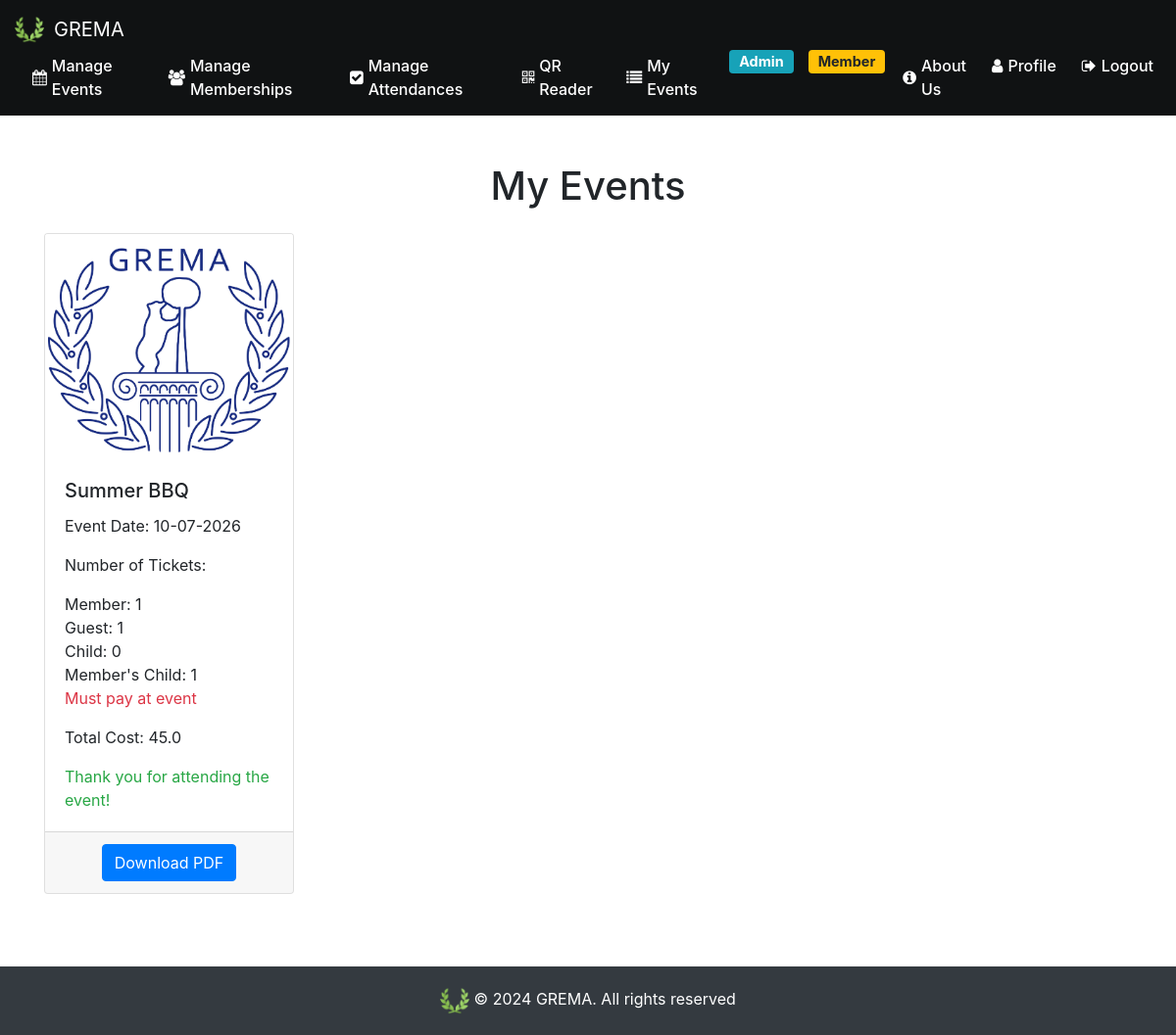
/my_events (signed in), run on the app's committed database.
### website/models.py (models this page shows)
class Event(db.Model):
    id = db.Column(db.Integer, primary_key=True)
    name= db.Column(db.String(80))
    date = db.Column(db.DateTime(timezone=True), default=func.current_date())
    max_guest_num = db.Column(db.Integer)
    member_price=db.Column(db.Float)
    member_child_price=db.Column(db.Float)
    guest_price=db.Column(db.Float)
    child_price=db.Column(db.Float)
    img_url=db.Column(db.String(300))
    description=db.Column(db.String(800))
    admin_id = db.Column(db.Integer, db.ForeignKey('admin.id'))

class Event_Attendance(db.Model):
    id = db.Column(db.Integer, primary_key=True)
    event_id = db.Column(db.Integer, db.ForeignKey('event.id'))
    user_id = db.Column(db.Integer, db.ForeignKey('user.id'))
    date = db.Column(db.DateTime(timezone=True), default=func.current_date())
    number_guest_tickets = db.Column(db.Integer)
    number_child_tickets = db.Column(db.Integer)
    number_member_tickets = db.Column(db.Integer)
    number_memberchild_tickets = db.Column(db.Integer)
    guests_names = db.Column(db.String(300))
    cash_payment_in_event=db.Column(db.Boolean)
    total_price= db.Column(db.Float)

### website/views.py (the view)
@views.route('/my_events', methods=['GET', 'POST'])
@login_required
def my_events():
    user_attendances = Event_Attendance.query.filter_by(user_id=current_user.id).all()
    events = [Event.query.get(attendance.event_id) for attendance in user_attendances]
    now = datetime.now()
    return render_template('my_events.html', user_attendances=user_attendances, events=events, user=current_user,now=now)

### website/views.py (called while the page is built)
@views.context_processor
def inject_membership():
    if current_user.is_authenticated:
        is_member = Fee.query.filter_by(user_fee=current_user.id, payed=True).first() is not None
    else:
        is_member = False
    return dict(is_member=is_member)

### website/templates/my_events.html (shortened to what this page needs)
{% extends "base.html" %}
{% block content %}
<br><br>
<div class="container">
    <h1 class="text-center mb-4">My Events</h1>
    {% if user_attendances|length == 0 %}
    <p class="text-center text-muted mb-4">You haven't signed up for any events yet.</p>
    {% else %}
    <div class="row row-cols-1 row-cols-md-4">
        {% for i in range(user_attendances|length) %}
        <div class="col mb-4">
            <div class="card h-100 div-hover">
                {% if events[i].img_url %}
                <img src="{{ events[i].img_url }}" class="card-img-top" alt="{{ events[i].name }}">
                {% else %}
                <img src="{{ url_for('static', filename='images/gremaLogo.png') }}" class="card-img-top"
                    alt="{{ events[i].name }}">
                {% endif %}
                <div class="card-body">
                    <h5 class="card-title">{{ events[i].name }}</h5>
                    <p class="card-text">Event Date: {{ events[i].date.strftime('%d-%m-%Y') }}</p>
                    <p class="card-text">Number of Tickets:</p>
                    <ul class="list-unstyled">
                        <li>Member: {{ user_attendances[i].number_member_tickets }}</li>
                        <li>Guest: {{ user_attendances[i].number_guest_tickets }}</li>
                        <li>Child: {{ user_attendances[i].number_child_tickets }}</li>
                        <li>Member's Child: {{ user_attendances[i].number_memberchild_tickets }}</li>
                        {%if user_attendances[i].cash_payment_in_event %}
                        <li><span class="text-danger">Must pay at event</span></li>
                        {%else%}
                        <li><span class="text-success">Already paid correctly</span></li>
                        {% endif%}
                    </ul>
                    <p class="card-text">Total Cost: {{ user_attendances[i].total_price }}</p>
                    {% if events[i].date < now %} <p class="card-text text-success mb-0">Thank you for attending the
                        event!</p>
                        {% else %}
                        <p class="card-text text-primary mb-0">See you there!</p>
                        {% endif %}
                </div>
                <div class="card-footer text-center">
                    <form action="{{ url_for('views.download_event_pdf', event_id=events[i].id) }}" method="post">
                        <button type="submit" class="btn btn-primary">Download PDF</button>
                    </form>
                </div>
            </div>
        </div>
        {% endfor %}
    </div>
    {% endif %}
</div>
{% endblock %}

### website/static/base.css (style rules this page uses)
html { position: relative; min-height: 100%; }
body { margin-bottom: 100px; }

### data on the page
Event: name "Summer BBQ", date "10-07-2026"
Event_Attendance: number_member_tickets "1", number_guest_tickets "1", number_child_tickets "0", number_memberchild_tickets "1", total_price "45.0"
